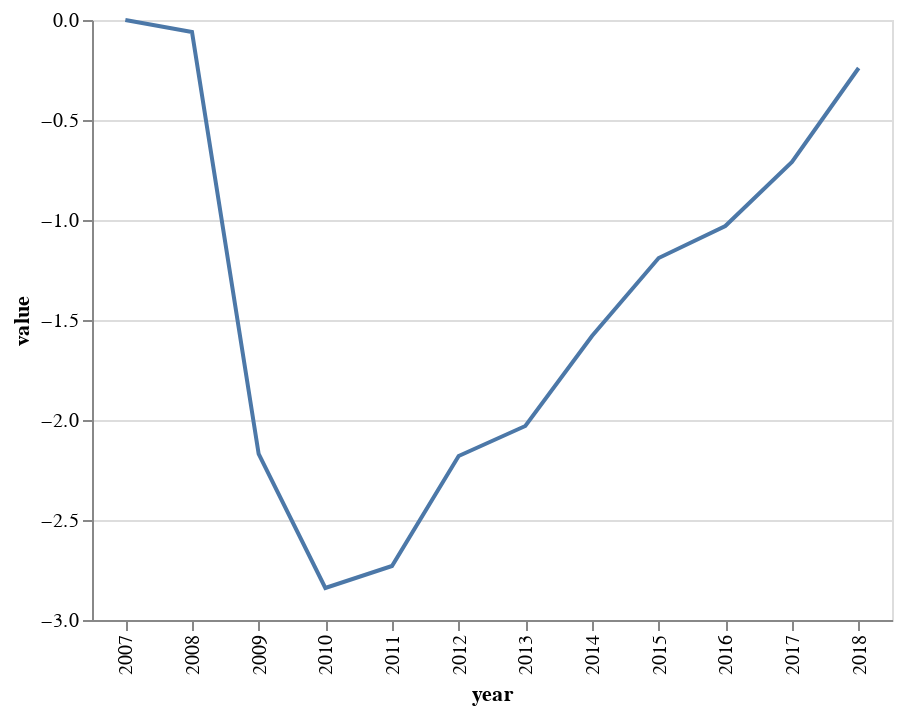

Source (notebook cell):
### Code cell
data.reset_index(inplace = True)
data.columns = ['year', 'value']

alt.Chart(data).mark_line().encode(
    x = alt.X('year:O'),
    y = alt.Y('value:Q'),
)

### Figure 1 — Vega-Lite specification as saved in the notebook (floating-point values rounded to 4 significant figures)
{"$schema": "https://vega.github.io/schema/vega-lite/v2.6.0.json", "config": {"view": {"height": 300, "width": 400}}, "data": {"name": "data-5235a6243681dc608e7f76c7a68f6a5c"}, "datasets": {"data-5235a6243681dc608e7f76c7a68f6a5c": [{"value": 0, "year": "2007"}, {"value": -0.06, "year": "2008"}, {"value": -2.17, "year": "2009"}, {"value": -2.84, "year": "2010"}, {"value": -2.73, "year": "2011"}, {"value": -2.18, "year": "2012"}, {"value": -2.03, "year": "2013"}, {"value": -1.58, "year": "2014"}, {"value": -1.19, "year": "2015"}, {"value": -1.03, "year": "2016"}, {"value": -0.71, "year": "2017"}, {"value": -0.24, "year": "2018"}]}, "encoding": {"x": {"field": "year", "type": "ordinal"}, "y": {"field": "value", "type": "quantitative"}}, "mark": "line"}
